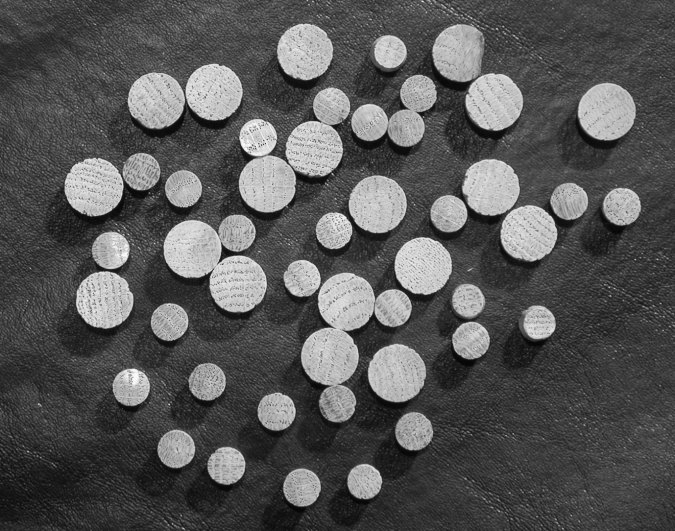
%> input picture Codes for Exercise 6/14.tif, 675 x 531 px
$ octave 14.m   (GNU Octave 9; MATLAB toolbox functions it lacks are replaced by stand-ins)
%> lines starting %> are read from the running program, lines starting %| are printed output that depends on the picture
%in barnamei baraye GRANULOMETRY ast,BARAYE
%EJRAYE BARNAME HAME BARNAME RA ENTEKHAB KARDE(Ctrl+A & Ctrl+C)VA DAR Command
%Window MATLAB PASTE KONID.
clc;
clear all;
close all;
Img = imread('14.tif');
%> Img is the input picture: size 531x675 uint8; min 2, max 255, mean 86.7
figure(1);subplot(1,3,1); imshow(Img), title('tasvire vorudi');
%eleman sakhtari
B = strel('disk', 20);
%smoothing
h = fspecial('average', 3);
FF=filter2(h,Img);
figure(1);subplot(1,3,2);imshow(FF,[]);title('tasvire smoth shode ba filter averaging');
%n bar opening
for cn = 0:35
    bb = imopen(FF, strel('disk', cn));
    V(cn + 1) = sum(bb(:));
end
%> after the loop, V = 36 values, max 31030874.6 at index 1, min 13690788.2 at index 36, mean 23444493.3
ee=imopen(FF,B);
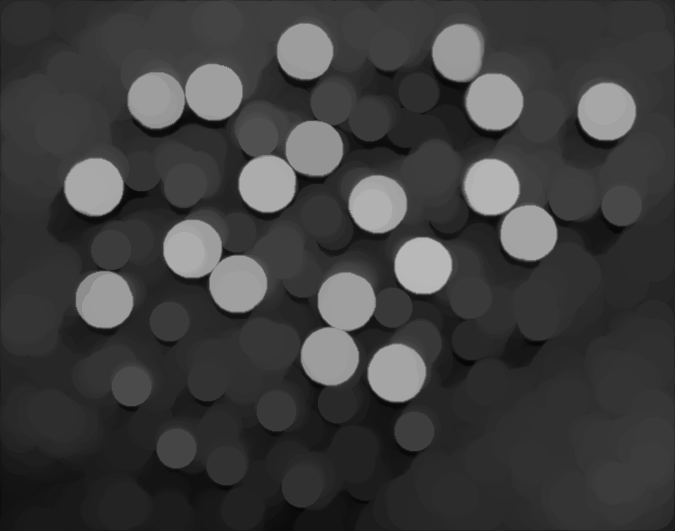
%> ee: size 531x675 double; min 6.33, max 184.8, mean 62.8
figure(1);subplot(1,3,3);imshow(ee,[]);title('tasvire khoruji Opening eleman sakhtari 20');
%Granulometry
VE = abs(diff(V));
%> VE = 35 values, max 2188324.4 at index 29, min 216781.8 at index 34, mean 495431
figure(2);plot(VE, 'r-'), grid on;
title('Tasvire khoruji Granulometry');
xlabel('shoaa haye eleman sakhtari');
ylabel('zarate zaher shode dar asar taghire size eleman sakhtari');
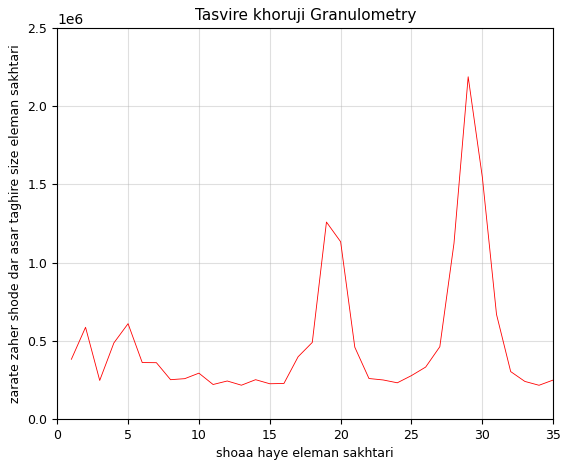
%> figure redrawn from the program's plot data; curve peaks at x = 29, y = 2188324.4

$ run again, with Codes for Exercise 6/12.tif copied over Codes for Exercise 6/14.tif
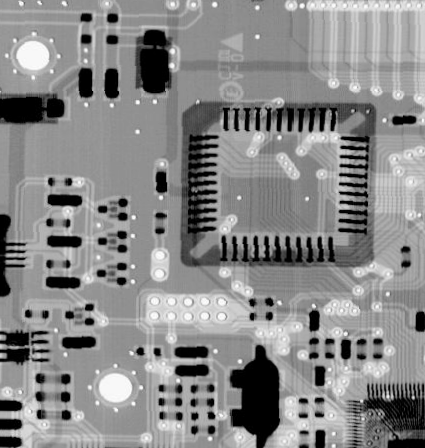
%> input picture Codes for Exercise 6/12.tif, 425 x 448 px
%> Img is the input picture: size 448x425 uint8; min 0, max 255, mean 136.4
%> after the loop `for cn = 0:35`: V = 36 values, max 25893918.8 at index 1, min 12764299.1 at index 36, mean 18745959.4
%> `ee=imopen(FF,B);`:
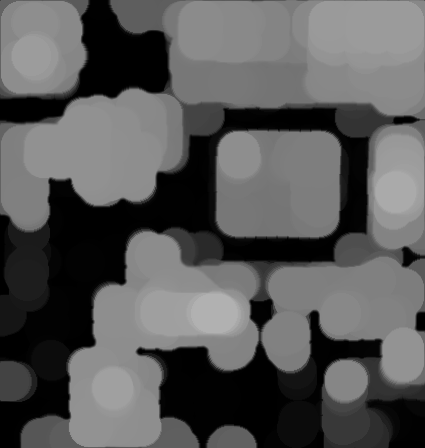
%> ee: size 448x425 double; min 0, max 177.6, mean 89.1
%> VE = 35 values, max 666095 at index 5, min 97279.3 at index 3, mean 375132
%> `ylabel('zarate zaher shode dar asar taghire size eleman sakhtari');`:
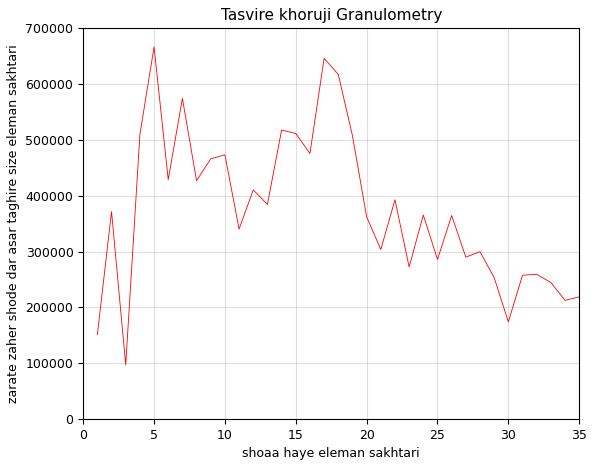
%> figure redrawn from the program's plot data; curve peaks at x = 5, y = 666095

$ run again, with Codes for Exercise 6/13.tif copied over Codes for Exercise 6/14.tif
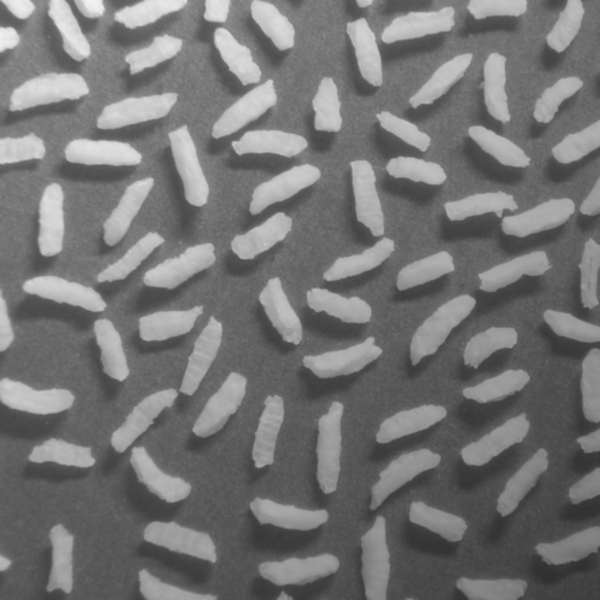
%> input picture Codes for Exercise 6/13.tif, 600 x 600 px
%> Img is the input picture: size 600x600 uint8; min 47, max 243, mean 116.4
%> after the loop `for cn = 0:35`: V = 36 values, max 41814172.1 at index 1, min 27939404.9 at index 36, mean 34489398.2
%> `ee=imopen(FF,B);`:
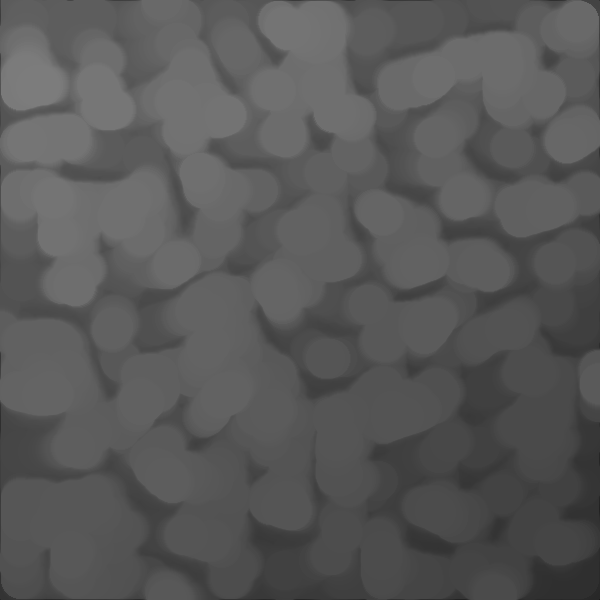
%> ee: size 600x600 double; min 27.33, max 124.6, mean 88.9
%> VE = 35 values, max 1263016.1 at index 12, min 24606.9 at index 3, mean 396421.9
%> `ylabel('zarate zaher shode dar asar taghire size eleman sakhtari');`:
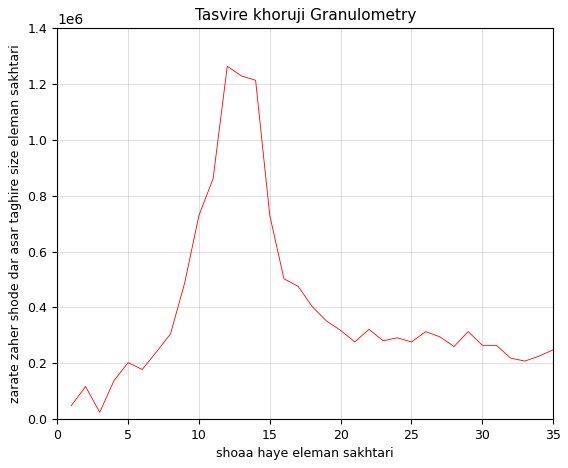
%> figure redrawn from the program's plot data; curve peaks at x = 12, y = 1263016.1

$ run again, with Codes for Exercise 6/2.tif copied over Codes for Exercise 6/14.tif
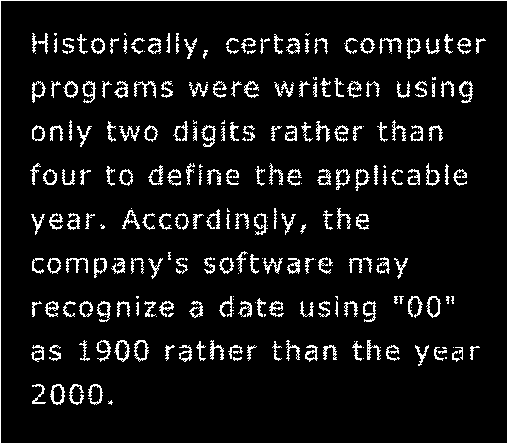
%> input picture Codes for Exercise 6/2.tif, 508 x 444 px
%> Img: size 444x508 logical; 7.9% white in thin lines or dots
%> the loop `for cn = 0:35` made 36 passes
%> pass 3, `bb = imopen(FF, strel('disk', cn));`:
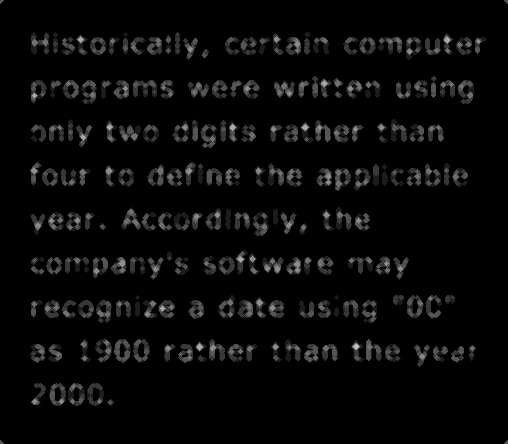
%> bb: size 444x508 double; min 0, max 0.778, mean 0.035
%> after the loop `for cn = 0:35`: V = 36 values, max 17131.8 at index 1, min 0 at index 7, mean 1303.3
%> ee: size 444x508 double; every value is 0
%> VE = 35 values, max 6937.2 at index 2, min 0 at index 7, mean 489.5
%> `ylabel('zarate zaher shode dar asar taghire size eleman sakhtari');`:
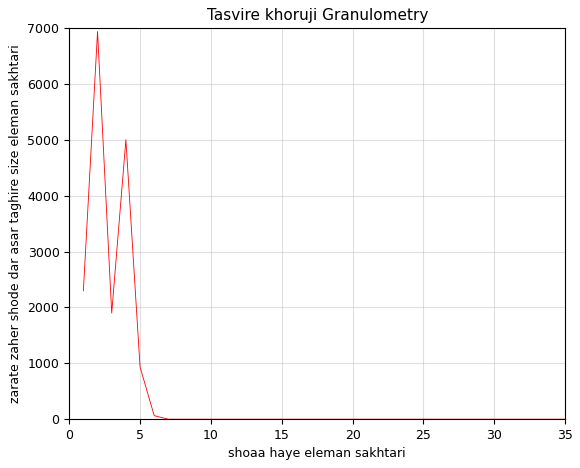
%> figure redrawn from the program's plot data; curve peaks at x = 2, y = 6937.2
